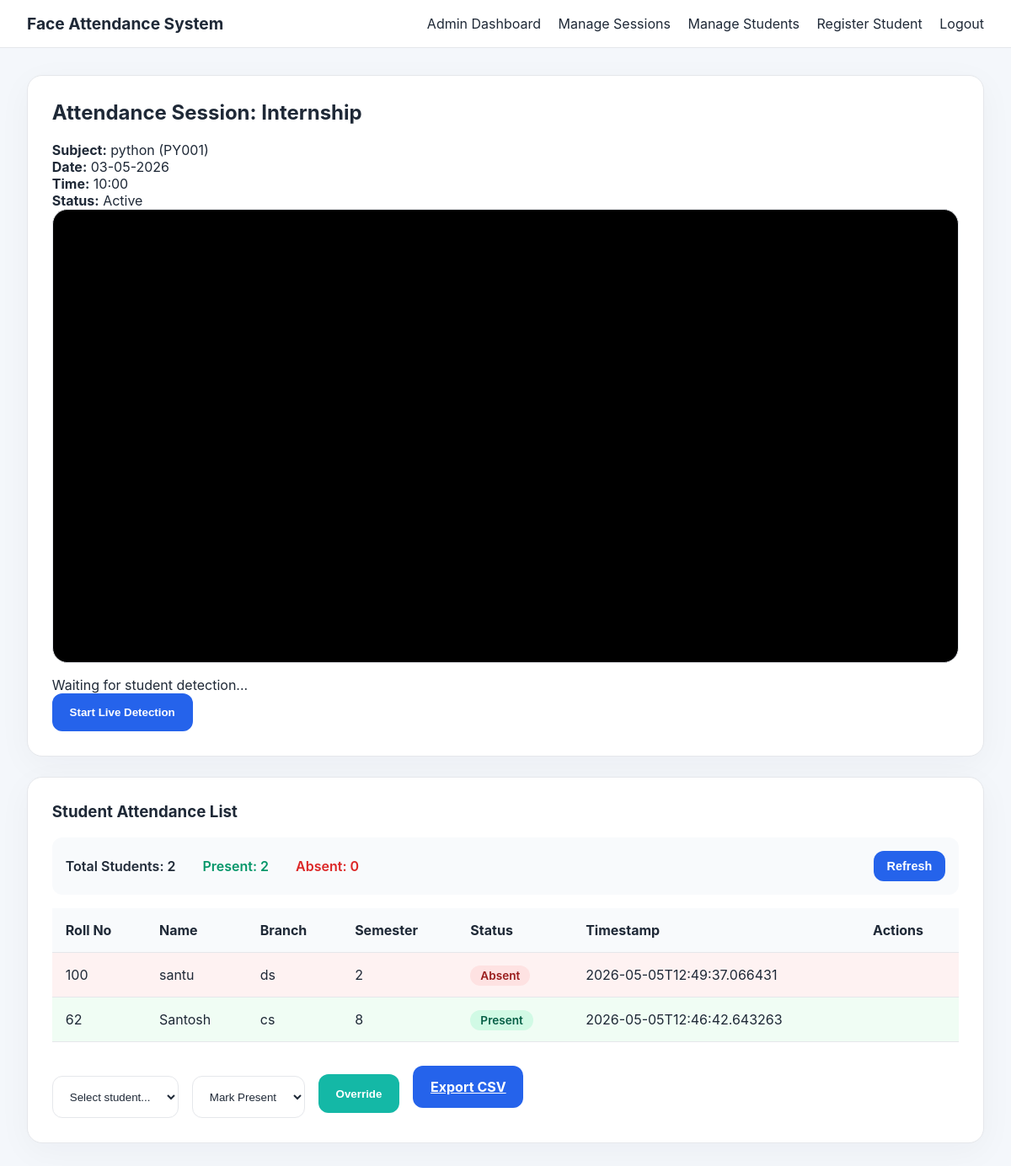
The app's page /admin/session/1 (signed in), older data.
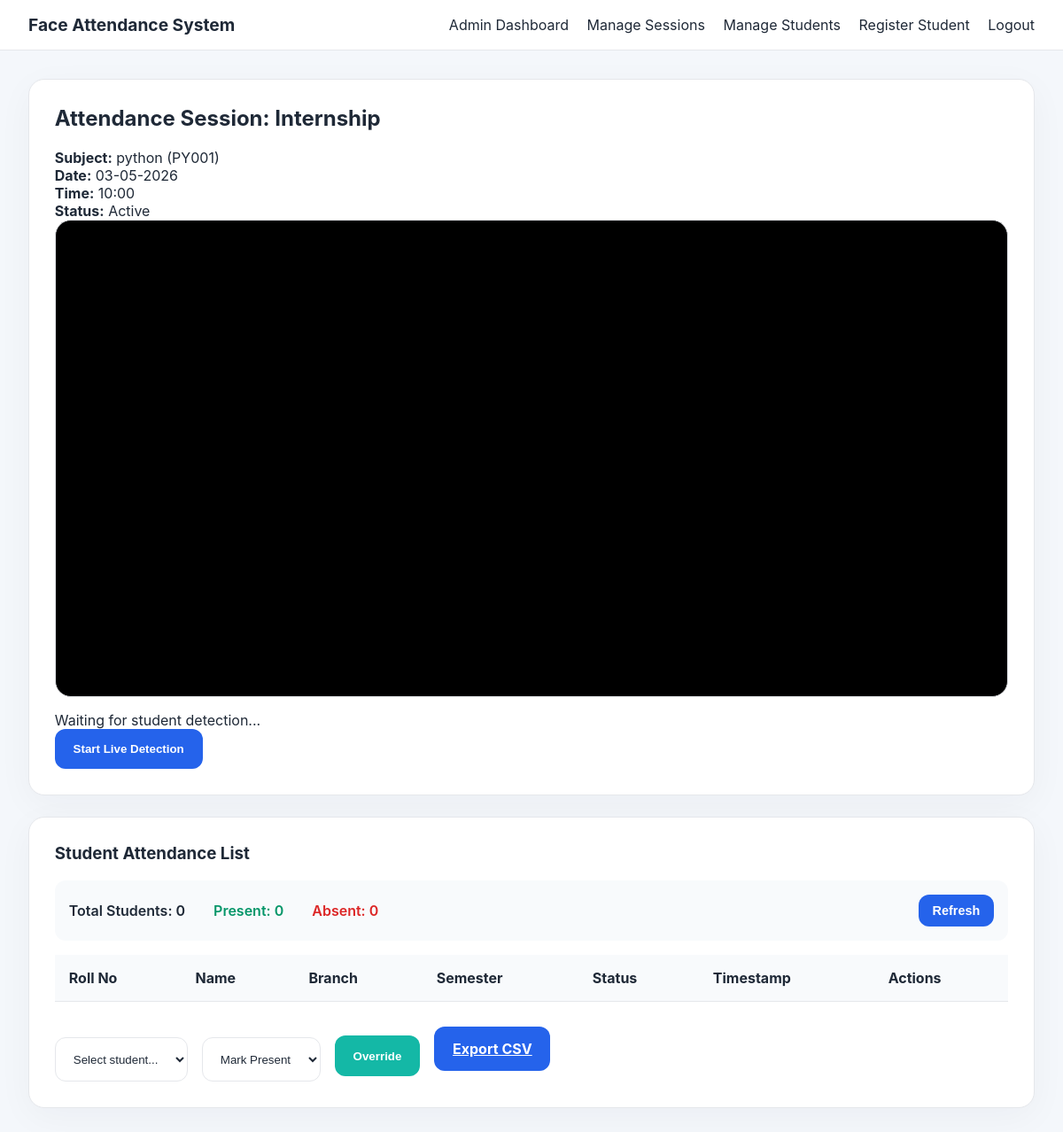
The same page, newer data.
### tables this page shows
CREATE TABLE attendance(
        id INTEGER PRIMARY KEY,
        student_id INTEGER,
        session_id INTEGER,
        status TEXT,
        timestamp TEXT,
        note TEXT,
        FOREIGN KEY(student_id) REFERENCES students(id),
        FOREIGN KEY(session_id) REFERENCES sessions(id)
    );

CREATE TABLE students(
        id INTEGER PRIMARY KEY,
        name TEXT,
        roll_no TEXT,
        branch TEXT,
        semester TEXT,
        photo_count INTEGER DEFAULT 0
    , password TEXT);

### app.py (the view)
@app.route('/admin/session/<int:session_id>')
def attendance_session(session_id):
    if not session.get('admin_user'):
        return redirect(url_for('login'))
    session_info = query_db('SELECT s.*, subj.name as subject_name, subj.code as subject_code FROM sessions s LEFT JOIN subjects subj ON s.subject_id=subj.id WHERE s.id=?', (session_id,), one=True)
    students_with_attendance = query_db('''
        SELECT s.id, s.name, s.roll_no, s.branch, s.semester,
               a.status, a.timestamp,
               CASE WHEN a.status IS NOT NULL THEN 1 ELSE 0 END as has_attendance
        FROM students s
        LEFT JOIN attendance a ON s.id = a.student_id AND a.session_id = ?
        ORDER BY s.roll_no
    ''', (session_id,))
    return render_template('attendance_session.html', session_info=session_info, students=students_with_attendance)

### app.py (called while the page is built)
def get_db_connection():
    conn = sqlite3.connect(DATABASE_PATH)
    conn.row_factory = sqlite3.Row
    return conn

def query_db(query, args=(), one=False):
    conn = get_db_connection()
    cursor = conn.execute(query, args)
    rows = cursor.fetchall()
    conn.close()
    return rows[0] if one and rows else rows

@app.before_request
def restrict_access():
    allowed_routes = ['home', 'login', 'student_login', 'student_register', 'static', 'test_image', 'get_active_sessions']
    if request.endpoint in allowed_routes or not request.endpoint:
        return
    if request.path.startswith('/admin/'):
        if session.get('user_type') != 'admin':
            flash('Admin access required', 'error')
            return redirect(url_for('login'))
    if request.path.startswith('/student/'):
        protected_student_routes = ['student_history', 'student_attend']
        if request.endpoint in protected_student_routes and session.get('user_type') != 'student':
            flash('Student login required', 'error')
            return redirect(url_for('student_login'))

### templates/attendance_session.html (shortened to what this page needs)
{% extends 'base.html' %}
{% block content %}
<div class="card wide-card" data-session-id="{{ session_info.id }}">
    <h2>Attendance Session: {{ session_info.title }}</h2>
    <div class="session-summary">
        <div><strong>Subject:</strong> {{ session_info.subject_name }} ({{ session_info.subject_code }})</div>
        <div><strong>Date:</strong> {{ session_info.date }}</div>
        <div><strong>Time:</strong> {{ session_info.time }}</div>
        <div><strong>Status:</strong> {{ 'Active' if session_info.active else 'Inactive' }}</div>
    </div>
    <div class="video-panel">
        <video id="attendVideo" autoplay muted></video>
        <div class="attendance-status">
            <div id="detectedStudent">Waiting for student detection...</div>
            <div><button id="startStream" class="button">Start Live Detection</button></div>
        </div>
    </div>
</div>
<div class="card">
    <h3>Student Attendance List</h3>
    <div class="attendance-summary">
        <div class="summary-stats">
            <span class="stat-item">Total Students: {{ students|length }}</span>
            <span class="stat-item present-count">Present: {{ students|selectattr('status')|list|length }}</span>
            <span class="stat-item absent-count">Absent: {{ students|rejectattr('status')|list|length }}</span>
        </div>
        <button id="refreshBtn" class="button small">Refresh</button>
    </div>
    <table id="attendanceTable">
        <thead>
            <tr>
                <th>Roll No</th>
                <th>Name</th>
                <th>Branch</th>
                <th>Semester</th>
                <th>Status</th>
                <th>Timestamp</th>
                <th>Actions</th>
            </tr>
        </thead>
        <tbody>
            {% for student in students %}
            <tr data-student-id="{{ student.id }}" class="student-row {{ 'present-row' if student.status == 'Present' else 'absent-row' }}">
                <td>{{ student.roll_no }}</td>
                <td>{{ student.name }}</td>
                <td>{{ student.branch }}</td>
                <td>{{ student.semester }}</td>
                <td>
                    <span class="status-badge {{ 'status-present' if student.status == 'Present' else 'status-absent' }}">
                        {{ student.status if student.status else 'Not Marked' }}
                    </span>
                </td>
                <td>{{ student.timestamp if student.timestamp else '-' }}</td>
                <td>
                </td>
            </tr>
            {% endfor %}
        </tbody>
    </table>
    <div class="session-actions">
        <form method="post" action="{{ url_for('session_override', session_id=session_info.id) }}" class="inline-form" id="overrideForm">
            <select name="student_id" id="overrideStudentId">
                <option value="">Select student...</option>
            </select>
            <select name="action">
                <option value="present">Mark Present</option>
            </select>
            <button type="submit" class="button secondary">Override</button>
        </form>
        <a class="button" href="{{ url_for('export_session', session_id=session_info.id) }}">Export CSV</a>
    </div>
</div>
{% endblock %}

Row changes from the older to the newer data that the page shows:
removed attendance: roll_no "100", name "santu", branch "ds", semester "2", status "Absent", timestamp "2026-05-05T12:49:37.066431"
removed attendance: roll_no "62", name "Santosh", branch "cs", semester "8", status "Present", timestamp "2026-05-05T12:46:42.643263"
Text that changed along with them:
{{ students|length }}: "2" → "0"
{{ students|selectattr('status')|list|length }}: "2" → "0"
